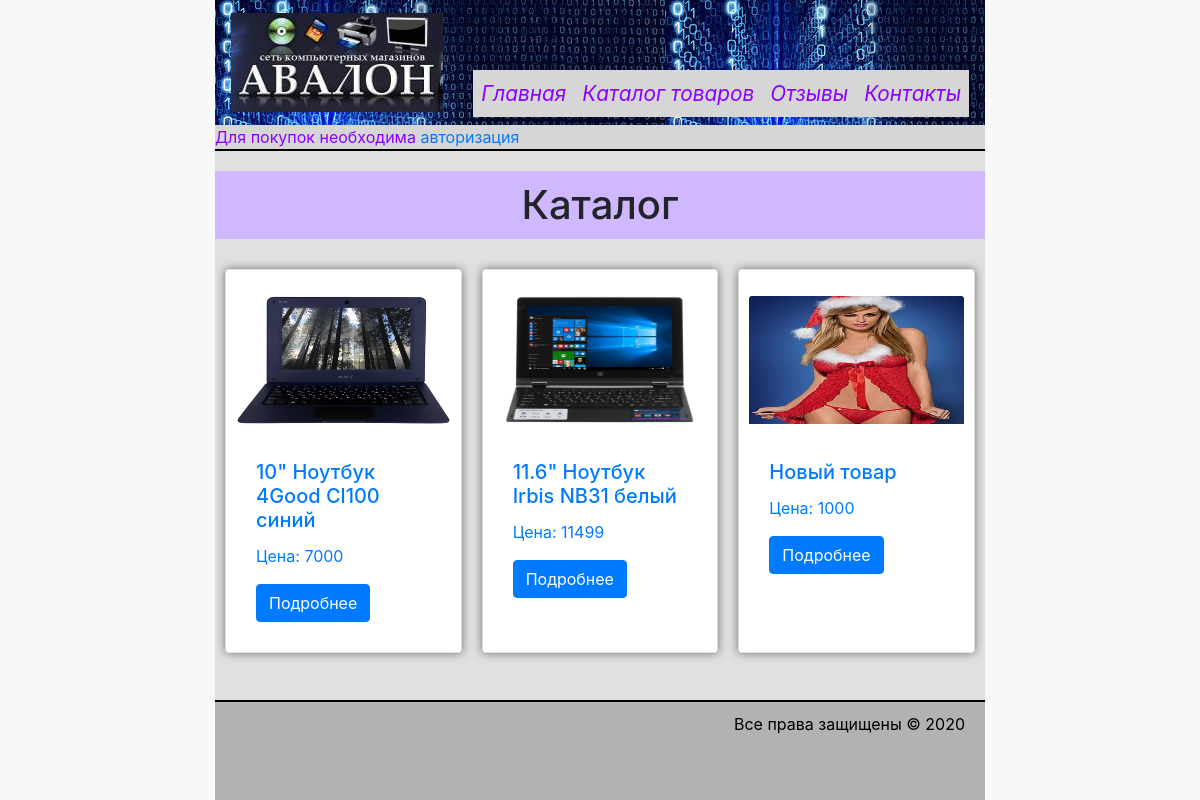
/?page=catalog, run on the app's committed database.
### tables this page shows
CREATE TABLE IF NOT EXISTS goods (
  id INT(11) UNSIGNED NOT NULL AUTO_INCREMENT,
  name VARCHAR(255) NOT NULL,
  description_short TEXT DEFAULT NULL,
  thumbnail VARCHAR(255) DEFAULT 'NULL',
  property TEXT DEFAULT NULL,
  description TEXT DEFAULT NULL,
  price DOUBLE DEFAULT NULL,
  PRIMARY KEY (id)
);

### classes/DB.class.php (called while the page is built, shortened)
<?php
class DB
{
    private static $instance = null;
    static function getInstance()
    {
        if (self::$instance === null) {
            self::$instance = new DB();
        }
        return self::$instance;
    }
    private function __construct()
    {
        $conf = ['host' => '127.0.0.1',
            'user' => 'root',
            'password' => 'root',
            'db' => 'internet_shop'];
        $this->DBLink = new PDO("mysql:host={$conf['host']};dbname={$conf['db']};charset=UTF8", $conf['user'], $conf['password'],
            array(PDO::MYSQL_ATTR_INIT_COMMAND => 'SET NAMES \'UTF8\';'));
    }
    function QueryMany()
    {
        try {
            $args = func_get_args();
            $query = array_shift($args);
            if (!($rs = $this->getInstance()->DBLink->prepare($query))) {
                throw new Exception('Ошибка prepare');
            }
            if (!$rs->execute($args)) {
                throw new Exception('Ошибка execute');
            }
            if (!preg_match('/^\s*(insert|update|delete)/si', $query) && $rs->columnCount() > 0) {
                $rows = array();
                while ($row = $rs->fetch(PDO::FETCH_ASSOC)) {
                    if (isset($row['id']))
                        $rows[$row['id']] = $row;
                    else
                        $rows[] = $row;
                }
                return $rows;
            }
            return true;
        } catch (Exception $exc) {
            $DBError = $exc->getMessage();
            if (!$this->getInstance()->DBLink) {
                throw new Exception($DBError);
            }
            if ($this->getInstance()->DBLink->inTransaction()) $this->getInstance()->DBLink->rollBack();
            throw new Exception($DBError);
        }
    }
}

### catalog.inc (the view, shortened to what this page needs)
<?php
$goods = DB::getInstance()->QueryMany("SELECT * from goods");
if ($goods) {
    $thumbnails = [];
    $rows = DB::getInstance()->QueryMany("SELECT * FROM pictures ORDER BY product_id, id desc");
    foreach ($rows as $row) {
        $thumbnails[$row['product_id']] = [
            'picture_path' => WEB_ROOT  . '/' . str_replace(DIRECTORY_SEPARATOR, '/', $row['path']) . $row['name'],
            'picture_thumb' => WEB_ROOT . '/' . str_replace(DIRECTORY_SEPARATOR, '/', $row['path'] . THUMBNAIL_DIR) . $row['name']];
    }
}
?>
        <h1>Каталог</h1>
        <div class="tovar_list clearfix d-md-flex">
            <?php foreach ($goods as $product) { ?>
                <div class="card">
                    <a href="<?= "?page=goods_item&id=" . $product['id'] ?>">
                        <img class="card-img-top mt-3 mb-sm-3" src="<?=$thumbnails[$product['id']]['picture_path'] ?>" alt="<?= htmlspecialchars($product['name']) ?>" width="128" height="128">
                        <div class="card-body">
                            <h5 class="card-title"><?= htmlspecialchars($product['name']) ?></h5>
                            <p>Цена: <?= $product['price'] ?></p>
                            <a href="<?= "?page=goods_item&id=" . $product['id'] ?>" class="btn btn-primary">Подробнее</a>
                        </div>
                    </a>
                </div>
            <?php } ?>
        </div>

### css/style.css (style rules this page uses)
body, html { height: 100%; }
body { background-color: #f8f8f8; }
h1, h2, h3 { text-align: center; background-color: #cfb8ff; padding: 10px; margin: 20px 0 20px; }
.tovar_list { padding: 0; list-style-type: none; }
.tovar_list > div { margin: 10px; box-shadow: 0 0 10px rgba(0, 0, 0, 0.5); transition: all .2s ease-in-out; padding: 10px; }
.card { width: 18rem; }

### data on the page
goods: shows a picture, name "10\" Ноутбук 4Good Cl100 синий", price "7000"
goods: shows a picture, name "11.6\" Ноутбук Irbis NB31 белый", price "11499"
goods: shows a picture, name "Новый товар", price "1000"
